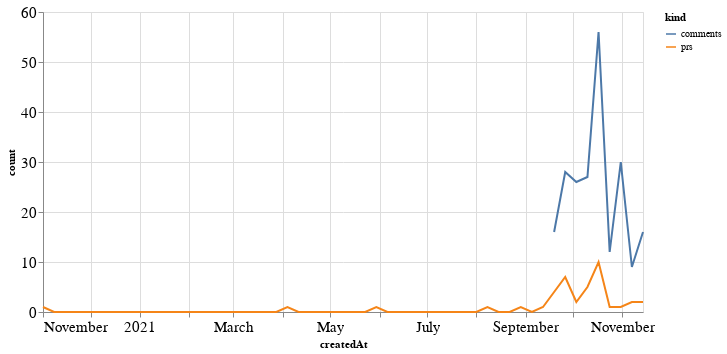

The cell this chart's notebook holds for it:
### Code cell
alt.Chart(total_time, width=600).mark_line().encode(
    x='createdAt',
    y='count',
    color='kind'
)

### Figure 1 — Vega-Lite specification as saved in the notebook (floating-point values rounded to 4 significant figures)
{"config": {"axisLeft": {"labelFontSize": 15}, "axisBottom": {"labelFontSize": 15}}, "data": {"name": "data-e6d471589d681a3eae52e59b43441f27"}, "mark": "line", "encoding": {"color": {"type": "nominal", "field": "kind"}, "x": {"type": "temporal", "field": "createdAt"}, "y": {"type": "quantitative", "field": "count"}}, "width": 600, "$schema": "https://vega.github.io/schema/vega-lite/v4.8.1.json", "datasets": {"data-e6d471589d681a3eae52e59b43441f27": [{"createdAt": "2020-11-01T00:00:00", "kind": "prs", "count": 1.0}, {"createdAt": "2020-11-08T00:00:00", "kind": "prs", "count": 0.0}, {"createdAt": "2020-11-15T00:00:00", "kind": "prs", "count": 0.0}, {"createdAt": "2020-11-22T00:00:00", "kind": "prs", "count": 0.0}, {"createdAt": "2020-11-29T00:00:00", "kind": "prs", "count": 0.0}, {"createdAt": "2020-12-06T00:00:00", "kind": "prs", "count": 0.0}, {"createdAt": "2020-12-13T00:00:00", "kind": "prs", "count": 0.0}, {"createdAt": "2020-12-20T00:00:00", "kind": "prs", "count": 0.0}, {"createdAt": "2020-12-27T00:00:00", "kind": "prs", "count": 0.0}, {"createdAt": "2021-01-03T00:00:00", "kind": "prs", "count": 0.0}, {"createdAt": "2021-01-10T00:00:00", "kind": "prs", "count": 0.0}, {"createdAt": "2021-01-17T00:00:00", "kind": "prs", "count": 0.0}, {"createdAt": "2021-01-24T00:00:00", "kind": "prs", "count": 0.0}, {"createdAt": "2021-01-31T00:00:00", "kind": "prs", "count": 0.0}, {"createdAt": "2021-02-07T00:00:00", "kind": "prs", "count": 0.0}, {"createdAt": "2021-02-14T00:00:00", "kind": "prs", "count": 0.0}, {"createdAt": "2021-02-21T00:00:00", "kind": "prs", "count": 0.0}, {"createdAt": "2021-02-28T00:00:00", "kind": "prs", "count": 0.0}, {"createdAt": "2021-03-07T00:00:00", "kind": "prs", "count": 0.0}, {"createdAt": "2021-03-14T00:00:00", "kind": "prs", "count": 0.0}, {"createdAt": "2021-03-21T00:00:00", "kind": "prs", "count": 0.0}, {"createdAt": "2021-03-28T00:00:00", "kind": "prs", "count": 0.0}, {"createdAt": "2021-04-04T00:00:00", "kind": "prs", "count": 1.0}, {"createdAt": "2021-04-11T00:00:00", "kind": "prs", "count": 0.0}, {"createdAt": "2021-04-18T00:00:00", "kind": "prs", "count": 0.0}, {"createdAt": "2021-04-25T00:00:00", "kind": "prs", "count": 0.0}, {"createdAt": "2021-05-02T00:00:00", "kind": "prs", "count": 0.0}, {"createdAt": "2021-05-09T00:00:00", "kind": "prs", "count": 0.0}, {"createdAt": "2021-05-16T00:00:00", "kind": "prs", "count": 0.0}, {"createdAt": "2021-05-23T00:00:00", "kind": "prs", "count": 0.0}, {"createdAt": "2021-05-30T00:00:00", "kind": "prs", "count": 1.0}, {"createdAt": "2021-06-06T00:00:00", "kind": "prs", "count": 0.0}, {"createdAt": "2021-06-13T00:00:00", "kind": "prs", "count": 0.0}, {"createdAt": "2021-06-20T00:00:00", "kind": "prs", "count": 0.0}, {"createdAt": "2021-06-27T00:00:00", "kind": "prs", "count": 0.0}, {"createdAt": "2021-07-04T00:00:00", "kind": "prs", "count": 0.0}, {"createdAt": "2021-07-11T00:00:00", "kind": "prs", "count": 0.0}, {"createdAt": "2021-07-18T00:00:00", "kind": "prs", "count": 0.0}, {"createdAt": "2021-07-25T00:00:00", "kind": "prs", "count": 0.0}, {"createdAt": "2021-08-01T00:00:00", "kind": "prs", "count": 0.0}, {"createdAt": "2021-08-08T00:00:00", "kind": "prs", "count": 1.0}, {"createdAt": "2021-08-15T00:00:00", "kind": "prs", "count": 0.0}, {"createdAt": "2021-08-22T00:00:00", "kind": "prs", "count": 0.0}, {"createdAt": "2021-08-29T00:00:00", "kind": "prs", "count": 1.0}, {"createdAt": "2021-09-05T00:00:00", "kind": "prs", "count": 0.0}, {"createdAt": "2021-09-12T00:00:00", "kind": "prs", "count": 1.0}, {"createdAt": "2021-09-19T00:00:00", "kind": "prs", "count": 4.0}, {"createdAt": "2021-09-26T00:00:00", "kind": "prs", "count": 7.0}, {"createdAt": "2021-10-03T00:00:00", "kind": "prs", "count": 2.0}, {"createdAt": "2021-10-10T00:00:00", "kind": "prs", "count": 5.0}, {"createdAt": "2021-10-17T00:00:00", "kind": "prs", "count": 10.0}, {"createdAt": "2021-10-24T00:00:00", "kind": "prs", "count": 1.0}, {"createdAt": "2021-10-31T00:00:00", "kind": "prs", "count": 1.0}, {"createdAt": "2021-11-07T00:00:00", "kind": "prs", "count": 2.0}, {"createdAt": "2021-11-14T00:00:00", "kind": "prs", "count": 2.0}, {"createdAt": "2020-11-01T00:00:00", "kind": "comments", "count": null}, {"createdAt": "2020-11-08T00:00:00", "kind": "comments", "count": null}, {"createdAt": "2020-11-15T00:00:00", "kind": "comments", "count": null}, {"createdAt": "2020-11-22T00:00:00", "kind": "comments", "count": null}, {"createdAt": "2020-11-29T00:00:00", "kind": "comments", "count": null}, {"createdAt": "2020-12-06T00:00:00", "kind": "comments", "count": null}, {"createdAt": "2020-12-13T00:00:00", "kind": "comments", "count": null}, {"createdAt": "2020-12-20T00:00:00", "kind": "comments", "count": null}, {"createdAt": "2020-12-27T00:00:00", "kind": "comments", "count": null}, {"createdAt": "2021-01-03T00:00:00", "kind": "comments", "count": null}, {"createdAt": "2021-01-10T00:00:00", "kind": "comments", "count": null}, {"createdAt": "2021-01-17T00:00:00", "kind": "comments", "count": null}, {"createdAt": "2021-01-24T00:00:00", "kind": "comments", "count": null}, {"createdAt": "2021-01-31T00:00:00", "kind": "comments", "count": null}, {"createdAt": "2021-02-07T00:00:00", "kind": "comments", "count": null}, {"createdAt": "2021-02-14T00:00:00", "kind": "comments", "count": null}, {"createdAt": "2021-02-21T00:00:00", "kind": "comments", "count": null}, {"createdAt": "2021-02-28T00:00:00", "kind": "comments", "count": null}, {"createdAt": "2021-03-07T00:00:00", "kind": "comments", "count": null}, {"createdAt": "2021-03-14T00:00:00", "kind": "comments", "count": null}, {"createdAt": "2021-03-21T00:00:00", "kind": "comments", "count": null}, {"createdAt": "2021-03-28T00:00:00", "kind": "comments", "count": null}, {"createdAt": "2021-04-04T00:00:00", "kind": "comments", "count": null}, {"createdAt": "2021-04-11T00:00:00", "kind": "comments", "count": null}, {"createdAt": "2021-04-18T00:00:00", "kind": "comments", "count": null}, {"createdAt": "2021-04-25T00:00:00", "kind": "comments", "count": null}, {"createdAt": "2021-05-02T00:00:00", "kind": "comments", "count": null}, {"createdAt": "2021-05-09T00:00:00", "kind": "comments", "count": null}, {"createdAt": "2021-05-16T00:00:00", "kind": "comments", "count": null}, {"createdAt": "2021-05-23T00:00:00", "kind": "comments", "count": null}, {"createdAt": "2021-05-30T00:00:00", "kind": "comments", "count": null}, {"createdAt": "2021-06-06T00:00:00", "kind": "comments", "count": null}, {"createdAt": "2021-06-13T00:00:00", "kind": "comments", "count": null}, {"createdAt": "2021-06-20T00:00:00", "kind": "comments", "count": null}, {"createdAt": "2021-06-27T00:00:00", "kind": "comments", "count": null}, {"createdAt": "2021-07-04T00:00:00", "kind": "comments", "count": null}, {"createdAt": "2021-07-11T00:00:00", "kind": "comments", "count": null}, {"createdAt": "2021-07-18T00:00:00", "kind": "comments", "count": null}, {"createdAt": "2021-07-25T00:00:00", "kind": "comments", "count": null}, {"createdAt": "2021-08-01T00:00:00", "kind": "comments", "count": null}, {"createdAt": "2021-08-08T00:00:00", "kind": "comments", "count": null}, {"createdAt": "2021-08-15T00:00:00", "kind": "comments", "count": null}, {"createdAt": "2021-08-22T00:00:00", "kind": "comments", "count": null}, {"createdAt": "2021-08-29T00:00:00", "kind": "comments", "count": null}, {"createdAt": "2021-09-05T00:00:00", "kind": "comments", "count": null}, {"createdAt": "2021-09-12T00:00:00", "kind": "comments", "count": null}, {"createdAt": "2021-09-19T00:00:00", "kind": "comments", "count": 16.0}, {"createdAt": "2021-09-26T00:00:00", "kind": "comments", "count": 28.0}, {"createdAt": "2021-10-03T00:00:00", "kind": "comments", "count": 26.0}, {"createdAt": "2021-10-10T00:00:00", "kind": "comments", "count": 27.0}, {"createdAt": "2021-10-17T00:00:00", "kind": "comments", "count": 56.0}, {"createdAt": "2021-10-24T00:00:00", "kind": "comments", "count": 12.0}, {"createdAt": "2021-10-31T00:00:00", "kind": "comments", "count": 30.0}, {"createdAt": "2021-11-07T00:00:00", "kind": "comments", "count": 9.0}, {"createdAt": "2021-11-14T00:00:00", "kind": "comments", "count": 16.0}]}}
